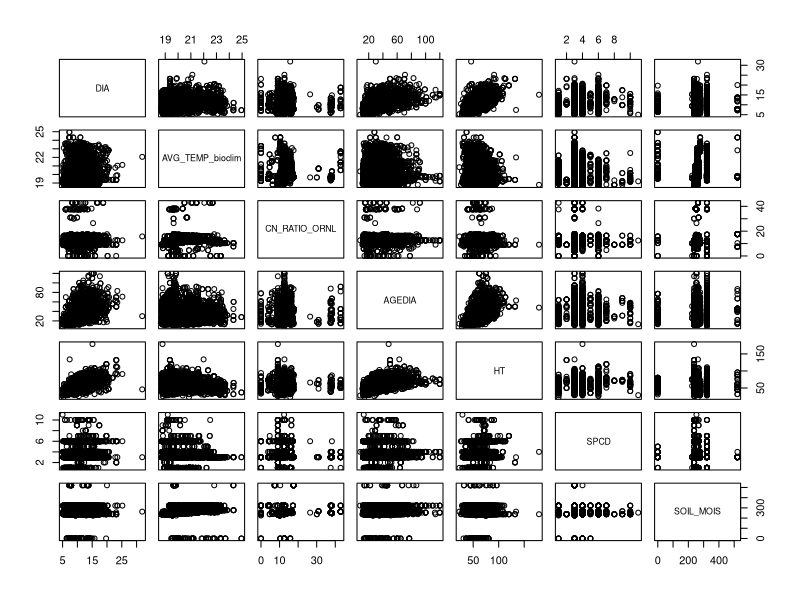
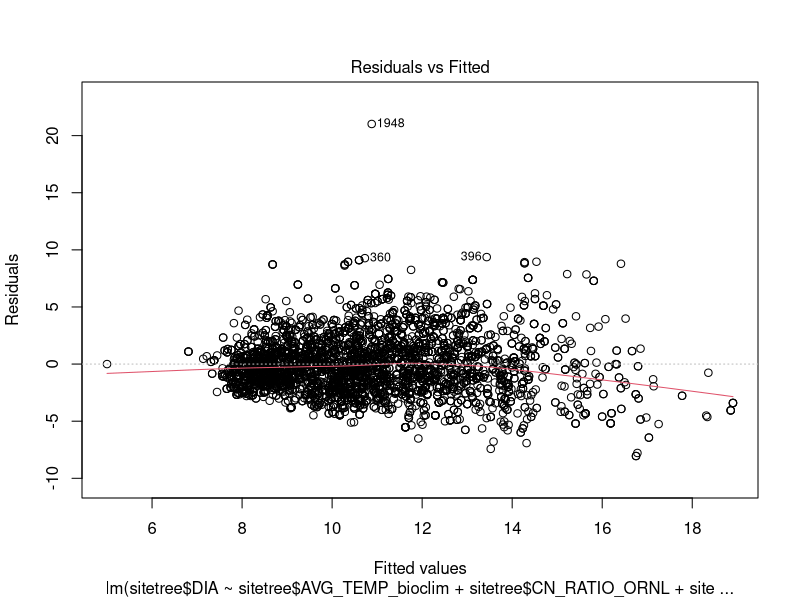
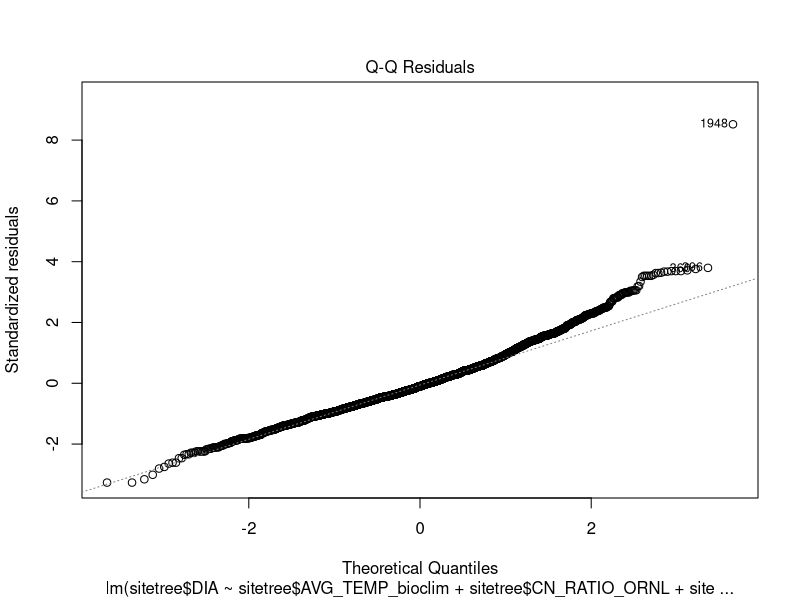
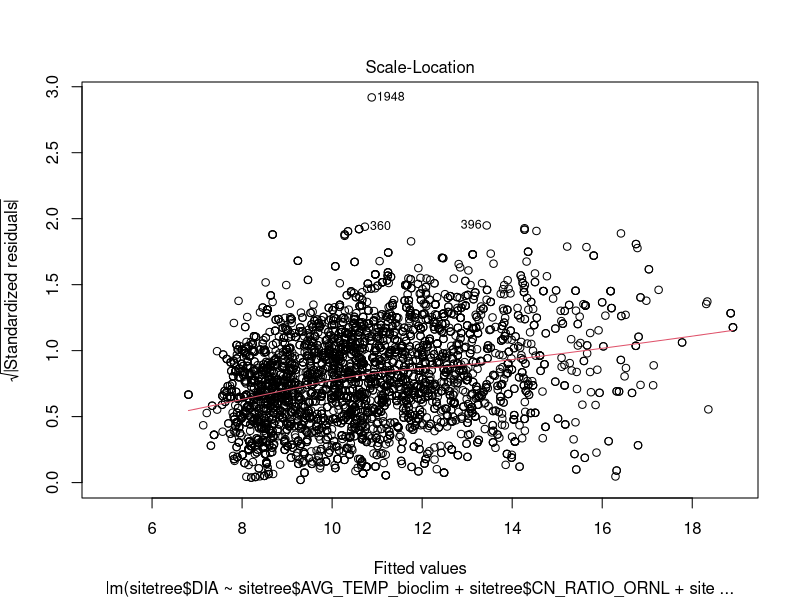
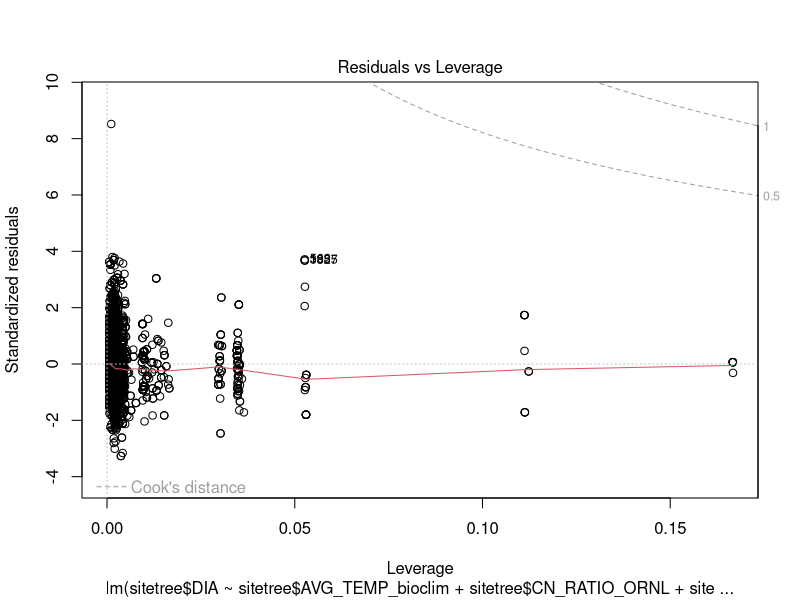

These charts were generated, in order, by the following R code: (Note: this script raises an error after producing the figures.)
sitetree<-read.csv("soilCNcomparison.csv", header=T, sep=",", stringsAsFactors = F)

sitetree$CN_RATIO_ORNL<-as.numeric(sitetree$CN_RATIO_ORNL)
sitetree$SPCD<-as.factor(sitetree$SPCD)

attach(sitetree)

pairs(DIA~AVG_TEMP_bioclim+CN_RATIO_ORNL+AGEDIA+HT+SPCD+SOIL_MOIS)


model1<-lm(sitetree$DIA~sitetree$AVG_TEMP_bioclim+sitetree$CN_RATIO_ORNL+sitetree$AGEDIA+sitetree$SPCD+sitetree$SOIL_MOIS)
summary(model1)
plot(model1)

sitetree<-mutate(sitetree, logDIA=log10(sitetree$DIA))

logmodel1<-lm(sitetree$logDIA~sitetree$AVG_TEMP_bioclim+sitetree$CN_RATIO_ORNL+sitetree$AGEDIA+sitetree$SPCD+sitetree$SOIL_MOIS)
plot(logmodel1)
summary(logmodel1)

model2<-lm(sitetree$logDIA~sitetree$AVG_TEMP_bioclim+sitetree$CN_RATIO_ORNL+sitetree$AGEDIA+sitetree$SPCD+sitetree$HT)


model3<-lm(sitetree$logDIA~sitetree$AVG_TEMP_bioclim+sitetree$CN_RATIO_ORNL+sitetree$AGEDIA+sitetree$SPCD+sitetree$SOIL_MOIS+sitetree$HT)
summary(model3)
plot(model3)

model4<-lm(sitetree$logDIA~sitetree$AVG_TEMP_bioclim+sitetree$CN_RATIO_ORNL+sitetree$SPCD+sitetree$SOIL_MOIS+sitetree$AGEDIA*sitetree$HT)
summary(model4)

model5<-lm(sitetree$logDIA~sitetree$AVG_TEMP_bioclim+sitetree$AGEDIA+sitetree$SPCD+sitetree$CN_RATIO_ORNL*sitetree$SOIL_MOIS+sitetree$HT)

model6<-lm(sitetree$logDIA~sitetree$AGEDIA+sitetree$SPCD+sitetree$CN_RATIO_ORNL+sitetree$AVG_TEMP_bioclim*sitetree$SOIL_MOIS+sitetree$HT)

model7<-lm(sitetree$logDIA~sitetree$AGEDIA+sitetree$SPCD+sitetree$CN_RATIO_ORNL*sitetree$AVG_TEMP_bioclim+sitetree$AVG_TEMP_bioclim*sitetree$SOIL_MOIS+sitetree$HT)

model8<-lm(sitetree$logDIA~sitetree$AVG_TEMP_bioclim+sitetree$CN_RATIO_ORNL+sitetree$SPCD+sitetree$AGEDIA*sitetree$HT)
summary(model8)

AICctab(logmodel1, model2, model3, model4, model5, model6, model7, model8,  base=T, delta=T, weights=T)

scalemodel8<-lm(sitetree$logDIA~scale(sitetree$AVG_TEMP_bioclim)+scale(sitetree$CN_RATIO_ORNL)+sitetree$SPCD+scale(sitetree$AGEDIA)*scale(sitetree$HT))
summary(scalemodel8)

normali1 <- function (x)
{mnT <- mean(x)
sdT <- sd(x)
h<-hist(x,breaks=10 , col="orangered1")
xfit<-seq(min(x),max(x)) 
yfit<-dnorm(xfit,mean=mnT,sd=sdT) 
yfit <- yfit*diff(h$mids[1:2])*length(x) 
lines(xfit, yfit, col="purple3", lwd=2)
qqnorm(x)
qqline(x)
shapiro.test(x)}

normali1(sitetree$DIA[sitetree$SPCD=="110"])
normali1(sitetree$DIA[sitetree$SPCD=="111"])
normali1(sitetree$DIA[sitetree$SPCD=="121"])
normali1(sitetree$DIA[sitetree$SPCD=="128"])


normali1(sitetree$logDIA[sitetree$SPCD=="110"])
normali1(sitetree$logDIA[sitetree$SPCD=="111"])
normali1(sitetree$logDIA[sitetree$SPCD=="121"])
normali1(sitetree$logDIA[sitetree$SPCD=="128"])

shortleaf<-subset(sitetree, sitetree$SPCD=="110")
slashpine<-subset(sitetree, sitetree$SPCD=="111")
longleaf<-subset(sitetree, sitetree$SPCD=="121")
pondpine<-subset(sitetree, sitetree$SPCD=="128")
loblolly<-subset(sitetree, sitetree$SPCD=="131")

slashmodel<-lm(slashpine$logDIA~slashpine$AVG_TEMP_bioclim+slashpine$CN_RATIO_ORNL+slashpine$AGEDIA*slashpine$HT)
summary(slashmodel)
plot(slashmodel)

slashpine<-mutate(slashpine, logDIA=log10(slashpine$DIA))

slashmodel2<-lm(slashpine$logDIA~slashpine$TEMP+slashpine$CN_RATIO+slashpine$AGEDIA+slashpine$SOIL_MOIS)
summary(slashmodel2)
plot(slashmodel2)

vif(slashmodel)
vif(model1)

slashmodel3<-lm(slashpine$logDIA~slashpine$HT+slashpine$TEMP+slashpine$CN_RATIO+slashpine$AGEDIA+slashpine$SOIL_MOIS)
summary(slashmodel3)
plot(slashmodel3)

lm(slashpine$logDIA~slashpine$HT+slashpine$CN_RATIO+slashpine$AGEDIA+slashpine$TEMP*slashpine$SOIL_MOIS)

